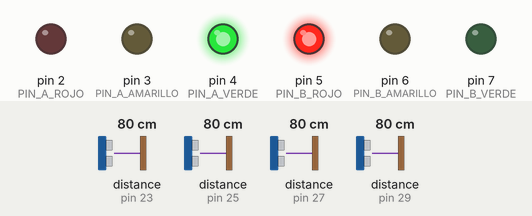
Simulated run of this sketch. Board: Arduino Mega 2560, built with avr-gcc and run on an emulated ATmega2560. Shown: output pins drawn as LEDs (lit = HIGH). Wiring (inferred from the names in the program): 4 × ultrasonic range finder: trigger pin 22, echo pin 23 / trigger pin 24, echo pin 25 / trigger pin 26, echo pin 27 / trigger pin 28, echo pin 29. The test bench sets the inputs (shaded band); at power-on: distance to the obstacle (sensors on pin 27, pin 23, pin 25, pin 29) 80 cm. The echo pulse lasts 58.3 µs per cm; pins used as bus, display or sensor lines are not drawn; what the sketch prints to the serial monitor is not drawn.

Above: at 1.3 s.
1.4 s: distance to the obstacle (sensor on pin 27) set to 18 cm
4.4 s: distance to the obstacle (sensor on pin 27) set to 14 cm
At 5.6 s:
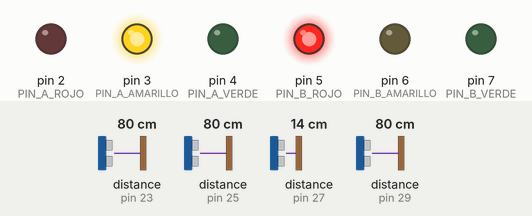
6.8 s: distance to the obstacle (sensor on pin 23) set to 2 cm
At 9.5 s:
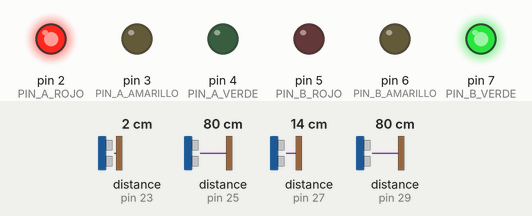
9.8 s: distance to the obstacle (sensor on pin 27) set to 60 cm
At 12.6 s:
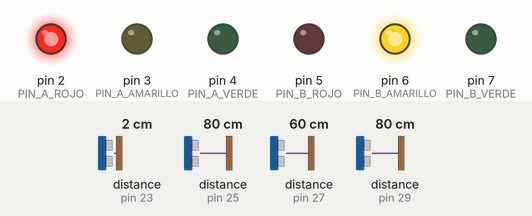
12.8 s: distance to the obstacle (sensor on pin 25) set to 17 cm
15.8 s: distance to the obstacle (sensor on pin 25) set to 14 cm
Timing chart, 0 to 18.3 s (numbered marks = the images above; inputs shaded):
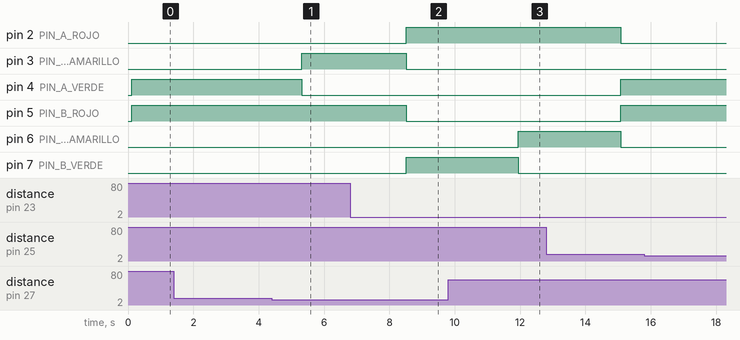

Measured:
- the behaviour switches between 16 and 15 cm on distance to the obstacle (sensor on pin 27) (found by bisection; images 0 and 1)
- after the input at 1.4 s, every drawn part: stays the same
- after the input at 9.8 s, pin 6 (PIN_B_AMARILLO): LOW → HIGH after 2.1 s; pin 7 (PIN_B_VERDE): HIGH → LOW after 2.1 s
- after the input at 15.8 s, every drawn part: stays the same

The sketch:

interseccion_inteligente.ino
```cpp
// =========================================================================
// INTERSECCIÓN INTELIGENTE ADAPTATIVA - ARDUINO MEGA 2560
// Salida estructurada en JSON (NDJSON) y recepción de comandos por Serial a 115200 baudios
// =========================================================================

// --- PINES SEMÁFORO A ---
const int PIN_A_ROJO     = 2;
const int PIN_A_AMARILLO = 3;
const int PIN_A_VERDE    = 4;

// --- PINES SEMÁFORO B ---
const int PIN_B_ROJO     = 5;
const int PIN_B_AMARILLO = 6;
const int PIN_B_VERDE    = 7;

// --- PINES SENSORES ULTRASÓNICOS (TRIG / ECHO) ---
const int S1A_TRIG = 22, S1A_ECHO = 23; // Vía A - Parada (debajo semáforo)
const int S2A_TRIG = 24, S2A_ECHO = 25; // Vía A - Cola (final de vía)
const int S1B_TRIG = 26, S1B_ECHO = 27; // Vía B - Parada (debajo semáforo)
const int S2B_TRIG = 28, S2B_ECHO = 29; // Vía B - Cola (final de vía)

// --- PARÁMETROS DE CALIBRACIÓN DE MAQUETA (Modificables desde Dashboard) ---
float UMBRAL_S1_CM = 15.0; // Detecta auto en línea de parada (< 15 cm)
float UMBRAL_S2_CM = 15.0; // Detecta auto en cola / aproximación (< 15 cm)

// --- TIEMPOS DE FASE (en milisegundos, Modificables desde Dashboard) ---
unsigned long T_VERDE_VACIO      = 5000;  // S1=0, S2=0
unsigned long T_VERDE_APROX      = 8000;  // S1=0, S2=1 (Onda verde)
unsigned long T_VERDE_MODERADO   = 10000; // S1=1, S2=0
unsigned long T_VERDE_CONGESTION = 15000; // S1=1, S2=1
unsigned long T_VERDE_MAX_ABS    = 18000; // Regla anti-inanición (tope)
unsigned long T_EXTENSION_ONDA   = 3000;  // Extensión por aproximación
unsigned long T_AMARILLO         = 3000;  // Amarillo fijo de seguridad
unsigned long T_DESPEJE_ANTICIP  = 2000;  // Tiempo libre para corte anticipado

// --- MÁQUINA DE ESTADOS DEL SEMÁFORO ---
enum EstadoSemaforo {
  A_VERDE_B_ROJO,
  A_AMARILLO_B_ROJO,
  A_ROJO_B_VERDE,
  A_ROJO_B_AMARILLO
};

EstadoSemaforo estadoActual = A_VERDE_B_ROJO;

// --- VARIABLES DE CONTROL DE TIEMPO ---
unsigned long inicioFaseMs     = 0;
unsigned long duracionFaseMs   = T_VERDE_MODERADO;
unsigned long inicioViaVaciaMs = 0;
unsigned long ultimoReporteMs  = 0;
bool extensionUsadaEnCiclo     = false;
String motivoUltimoCambio      = "INICIO_SISTEMA";

// --- ESTRUCTURA DE DATOS DE SENSORES ---
struct DatosVia {
  float distS1;
  float distS2;
  bool detS1;
  bool detS2;
  String nivelTrafico;
};

DatosVia viaA, viaB;

// Buffer para comandos seriales entrantes desde la web
String bufferSerial = "";

// =========================================================================
// CONFIGURACIÓN INICIAL
// =========================================================================
void setup() {
  Serial.begin(115200); // Alta velocidad recomendada para telemetría JSON

  // Configurar LEDs
  int pinesLed[] = {PIN_A_ROJO, PIN_A_AMARILLO, PIN_A_VERDE, PIN_B_ROJO, PIN_B_AMARILLO, PIN_B_VERDE};
  for (int i = 0; i < 6; i++) {
    pinMode(pinesLed[i], OUTPUT);
    digitalWrite(pinesLed[i], LOW);
  }

  // Configurar Sensores
  int pinesTrig[] = {S1A_TRIG, S2A_TRIG, S1B_TRIG, S2B_TRIG};
  int pinesEcho[] = {S1A_ECHO, S2A_ECHO, S1B_ECHO, S2B_ECHO};
  for (int i = 0; i < 4; i++) {
    pinMode(pinesTrig[i], OUTPUT);
    digitalWrite(pinesTrig[i], LOW);
    pinMode(pinesEcho[i], INPUT);
  }

  // Lectura inicial y arranque en Vía A Verde
  actualizarSensores();
  iniciarFase(A_VERDE_B_ROJO, calcularTiempoVerde(viaA), "ARRANQUE_INICIAL");
}

// =========================================================================
// BUCLE PRINCIPAL
// =========================================================================
void loop() {
  // 0. Leer posibles comandos de configuración desde el Dashboard Web
  leerComandosSerial();

  unsigned long ahora = millis();

  // 1. Leer sensores secuencialmente (evita crosstalk ultrasónico)
  actualizarSensores();

  // 2. Evaluar lógica de estados y reglas adaptativas
  unsigned long transcurrido = ahora - inicioFaseMs;

  switch (estadoActual) {
    case A_VERDE_B_ROJO:
      evaluarReglasDinamicas(viaA, viaB, transcurrido, ahora);
      if (transcurrido >= duracionFaseMs) {
        iniciarFase(A_AMARILLO_B_ROJO, T_AMARILLO, "FIN_TIEMPO_VERDE_A");
      }
      break;

    case A_AMARILLO_B_ROJO:
      if (transcurrido >= T_AMARILLO) {
        unsigned long tB = calcularTiempoVerde(viaB);
        iniciarFase(A_ROJO_B_VERDE, tB, "TURNO_VIA_B_" + viaB.nivelTrafico);
      }
      break;

    case A_ROJO_B_VERDE:
      evaluarReglasDinamicas(viaB, viaA, transcurrido, ahora);
      if (transcurrido >= duracionFaseMs) {
        iniciarFase(A_ROJO_B_AMARILLO, T_AMARILLO, "FIN_TIEMPO_VERDE_B");
      }
      break;

    case A_ROJO_B_AMARILLO:
      if (transcurrido >= T_AMARILLO) {
        unsigned long tA = calcularTiempoVerde(viaA);
        iniciarFase(A_VERDE_B_ROJO, tA, "TURNO_VIA_A_" + viaA.nivelTrafico);
      }
      break;
  }

  // 3. Emitir JSON estructurado cada 500 ms para el Dashboard
  if (ahora - ultimoReporteMs >= 500) {
    ultimoReporteMs = ahora;
    enviarTelemetriaJSON(ahora);
  }
}

// =========================================================================
// RECEPCIÓN DE COMANDOS DESDE EL DASHBOARD WEB (Formato: CLAVE=VALOR\n)
// Comandos soportados:
// T_VERDE_VACIO=5000
// T_VERDE_APROX=8000
// T_VERDE_MODERADO=10000
// T_VERDE_CONGESTION=15000
// T_VERDE_MAX_ABS=18000
// T_EXTENSION_ONDA=3000
// T_AMARILLO=3000
// T_DESPEJE_ANTICIP=2000
// UMBRAL_S1_CM=15.0
// UMBRAL_S2_CM=15.0
// FORZAR_FASE=A  | FORZAR_FASE=B
// =========================================================================
void leerComandosSerial() {
  while (Serial.available() > 0) {
    char c = (char)Serial.read();
    if (c == '\n' || c == '\r') {
      if (bufferSerial.length() > 0) {
        procesarComando(bufferSerial);
        bufferSerial = "";
      }
    } else {
      bufferSerial += c;
    }
  }
}

void procesarComando(String cmd) {
  cmd.trim();
  int sep = cmd.indexOf('=');
  if (sep == -1) return;

  String clave = cmd.substring(0, sep);
  String valorStr = cmd.substring(sep + 1);
  clave.trim();
  valorStr.trim();

  if (clave == "T_VERDE_VACIO")           T_VERDE_VACIO      = valorStr.toInt();
  else if (clave == "T_VERDE_APROX")      T_VERDE_APROX      = valorStr.toInt();
  else if (clave == "T_VERDE_MODERADO")   T_VERDE_MODERADO   = valorStr.toInt();
  else if (clave == "T_VERDE_CONGESTION") T_VERDE_CONGESTION = valorStr.toInt();
  else if (clave == "T_VERDE_MAX_ABS")    T_VERDE_MAX_ABS    = valorStr.toInt();
  else if (clave == "T_EXTENSION_ONDA")   T_EXTENSION_ONDA   = valorStr.toInt();
  else if (clave == "T_AMARILLO")         T_AMARILLO         = valorStr.toInt();
  else if (clave == "T_DESPEJE_ANTICIP")  T_DESPEJE_ANTICIP  = valorStr.toInt();
  else if (clave == "UMBRAL_S1_CM")       UMBRAL_S1_CM       = valorStr.toFloat();
  else if (clave == "UMBRAL_S2_CM")       UMBRAL_S2_CM       = valorStr.toFloat();
  else if (clave == "FORZAR_FASE") {
    if (valorStr == "A" && estadoActual != A_VERDE_B_ROJO) {
      iniciarFase(A_VERDE_B_ROJO, calcularTiempoVerde(viaA), "CAMBIO_MANUAL_WEB_VIA_A");
      return;
    } else if (valorStr == "B" && estadoActual != A_ROJO_B_VERDE) {
      iniciarFase(A_ROJO_B_VERDE, calcularTiempoVerde(viaB), "CAMBIO_MANUAL_WEB_VIA_B");
      return;
    }
  }

  motivoUltimoCambio = "CONFIG_ACTUALIZADA_" + clave;
  enviarTelemetriaJSON(millis());
}

// =========================================================================
// LECTURA DE SENSORES (Secuencial con pausa anti-interferencia)
// =========================================================================
float medirDistanciaCm(int trigPin, int echoPin) {
  digitalWrite(trigPin, LOW);
  delayMicroseconds(2);
  digitalWrite(trigPin, HIGH);
  delayMicroseconds(10);
  digitalWrite(trigPin, LOW);

  // Timeout de 15ms (~250 cm máx) para no bloquear el loop
  long duracion = pulseIn(echoPin, HIGH, 15000);
  if (duracion == 0) return 99.9; // Sin eco dentro del rango de maqueta
  return (duracion * 0.0343) / 2.0;
}

void actualizarSensores() {
  viaA.distS1 = medirDistanciaCm(S1A_TRIG, S1A_ECHO);
  delay(25); // Pausa acústica entre sensores
  viaA.distS2 = medirDistanciaCm(S2A_TRIG, S2A_ECHO);
  delay(25);
  viaB.distS1 = medirDistanciaCm(S1B_TRIG, S1B_ECHO);
  delay(25);
  viaB.distS2 = medirDistanciaCm(S2B_TRIG, S2B_ECHO);
  delay(25);

  viaA.detS1 = (viaA.distS1 <= UMBRAL_S1_CM);
  viaA.detS2 = (viaA.distS2 <= UMBRAL_S2_CM);
  viaA.nivelTrafico = clasificarTrafico(viaA.detS1, viaA.detS2);

  viaB.detS1 = (viaB.distS1 <= UMBRAL_S1_CM);
  viaB.detS2 = (viaB.distS2 <= UMBRAL_S2_CM);
  viaB.nivelTrafico = clasificarTrafico(viaB.detS1, viaB.detS2);
}

String clasificarTrafico(bool s1, bool s2) {
  if (!s1 && !s2) return "VACIO";
  if (!s1 && s2)  return "APROXIMACION";
  if (s1 && !s2)  return "MODERADO";
  return "CONGESTION_ALTA";
}

// =========================================================================
// REGLAS ADAPTATIVAS (Reglas 1, 2, 3 y 4)
// =========================================================================
unsigned long calcularTiempoVerde(DatosVia via) {
  if (!via.detS1 && !via.detS2) return T_VERDE_VACIO;
  if (!via.detS1 && via.detS2)  return T_VERDE_APROX;
  if (via.detS1 && !via.detS2)  return T_VERDE_MODERADO;
  return T_VERDE_CONGESTION;
}

void evaluarReglasDinamicas(DatosVia &viaActiva, DatosVia &viaEspera, unsigned long transcurrido, unsigned long ahora) {
  long restante = (long)duracionFaseMs - (long)transcurrido;

  // REGLA 2: Corte anticipado por despeje temprano
  // Si la vía en verde quedó vacía (S1=0 y S2=0) por 2s y la otra vía tiene autos esperando
  if (!viaActiva.detS1 && !viaActiva.detS2 && (viaEspera.detS1 || viaEspera.detS2)) {
    if (inicioViaVaciaMs == 0) {
      inicioViaVaciaMs = ahora;
    } else if (ahora - inicioViaVaciaMs >= T_DESPEJE_ANTICIP && restante > 1000) {
      duracionFaseMs = transcurrido; // Fuerza el paso inmediato a Amarillo
      motivoUltimoCambio = "CORTE_ANTICIPADO_DESPEJE";
      return;
    }
  } else {
    inicioViaVaciaMs = 0; // Reinicia contador si vuelve a pasar un auto
  }

  // REGLA 3 y 4: Extensión de Onda Verde (+3s) respetando tope máximo de 18s
  if (!extensionUsadaEnCiclo && restante > 0 && restante <= 2000) {
    if (!viaActiva.detS1 && viaActiva.detS2) {
      unsigned long nuevaDuracion = duracionFaseMs + T_EXTENSION_ONDA;
      if (nuevaDuracion <= T_VERDE_MAX_ABS) {
        duracionFaseMs = nuevaDuracion;
        extensionUsadaEnCiclo = true;
        motivoUltimoCambio = "EXTENSION_ONDA_VERDE_+3S";
      }
    }
  }
}

// =========================================================================
// CONTROL DE LUCES Y CAMBIO DE ESTADO
// =========================================================================
void iniciarFase(EstadoSemaforo nuevoEstado, unsigned long duracionMs, String motivo) {
  estadoActual          = nuevoEstado;
  inicioFaseMs          = millis();
  duracionFaseMs        = duracionMs;
  inicioViaVaciaMs      = 0;
  extensionUsadaEnCiclo = false;
  motivoUltimoCambio    = motivo;

  // Apagar todos los LEDs antes de encender la combinación segura
  digitalWrite(PIN_A_ROJO, LOW);
  digitalWrite(PIN_A_AMARILLO, LOW);
  digitalWrite(PIN_A_VERDE, LOW);
  digitalWrite(PIN_B_ROJO, LOW);
  digitalWrite(PIN_B_AMARILLO, LOW);
  digitalWrite(PIN_B_VERDE, LOW);

  switch (estadoActual) {
    case A_VERDE_B_ROJO:
      digitalWrite(PIN_A_VERDE, HIGH);
      digitalWrite(PIN_B_ROJO, HIGH);
      break;
    case A_AMARILLO_B_ROJO:
      digitalWrite(PIN_A_AMARILLO, HIGH);
      digitalWrite(PIN_B_ROJO, HIGH);
      break;
    case A_ROJO_B_VERDE:
      digitalWrite(PIN_A_ROJO, HIGH);
      digitalWrite(PIN_B_VERDE, HIGH);
      break;
    case A_ROJO_B_AMARILLO:
      digitalWrite(PIN_A_ROJO, HIGH);
      digitalWrite(PIN_B_AMARILLO, HIGH);
      break;
  }

  // Enviar un JSON inmediato en el instante exacto del cambio de luz
  enviarTelemetriaJSON(inicioFaseMs);
}

// =========================================================================
// CONSTRUCCIÓN DE JSON ESTRUCTURADO PARA DASHBOARD
// =========================================================================
void enviarTelemetriaJSON(unsigned long timestampMs) {
  unsigned long transcurrido = timestampMs - inicioFaseMs;
  long restanteMs = (long)duracionFaseMs - (long)transcurrido;
  if (restanteMs < 0) restanteMs = 0;

  String luzA = (estadoActual == A_VERDE_B_ROJO) ? "VERDE" :
                (estadoActual == A_AMARILLO_B_ROJO) ? "AMARILLO" : "ROJO";

  String luzB = (estadoActual == A_ROJO_B_VERDE) ? "VERDE" :
                (estadoActual == A_ROJO_B_AMARILLO) ? "AMARILLO" : "ROJO";

  // Construcción de objeto JSON en una sola línea (NDJSON)
  Serial.print("{");
  Serial.print("\"timestamp_ms\":"); Serial.print(timestampMs); Serial.print(",");
  Serial.print("\"evento\":\""); Serial.print(motivoUltimoCambio); Serial.print("\",");

  // Objeto Semáforos
  Serial.print("\"semaforos\":{");
    Serial.print("\"via_A\":{\"luz\":\""); Serial.print(luzA); Serial.print("\"},");
    Serial.print("\"via_B\":{\"luz\":\""); Serial.print(luzB); Serial.print("\"},");
    Serial.print("\"tiempo_asignado_s\":"); Serial.print(duracionFaseMs / 1000.0, 1); Serial.print(",");
    Serial.print("\"tiempo_restante_s\":"); Serial.print(restanteMs / 1000.0, 1);
  Serial.print("},");

  // Objeto Sensores y Diagnóstico Vía A
  Serial.print("\"via_A\":{");
    Serial.print("\"s1_parada_cm\":"); Serial.print(viaA.distS1, 1); Serial.print(",");
    Serial.print("\"s1_ocupado\":"); Serial.print(viaA.detS1 ? "true" : "false"); Serial.print(",");
    Serial.print("\"s2_cola_cm\":"); Serial.print(viaA.distS2, 1); Serial.print(",");
    Serial.print("\"s2_ocupado\":"); Serial.print(viaA.detS2 ? "true" : "false"); Serial.print(",");
    Serial.print("\"estado_trafico\":\""); Serial.print(viaA.nivelTrafico); Serial.print("\"");
  Serial.print("},");

  // Objeto Sensores y Diagnóstico Vía B
  Serial.print("\"via_B\":{");
    Serial.print("\"s1_parada_cm\":"); Serial.print(viaB.distS1, 1); Serial.print(",");
    Serial.print("\"s1_ocupado\":"); Serial.print(viaB.detS1 ? "true" : "false"); Serial.print(",");
    Serial.print("\"s2_cola_cm\":"); Serial.print(viaB.distS2, 1); Serial.print(",");
    Serial.print("\"s2_ocupado\":"); Serial.print(viaB.detS2 ? "true" : "false"); Serial.print(",");
    Serial.print("\"estado_trafico\":\""); Serial.print(viaB.nivelTrafico); Serial.print("\"");
  Serial.print("},");

  // Objeto Configuración Actual (para sincronizar con el Dashboard)
  Serial.print("\"config\":{");
    Serial.print("\"T_VERDE_VACIO\":"); Serial.print(T_VERDE_VACIO); Serial.print(",");
    Serial.print("\"T_VERDE_APROX\":"); Serial.print(T_VERDE_APROX); Serial.print(",");
    Serial.print("\"T_VERDE_MODERADO\":"); Serial.print(T_VERDE_MODERADO); Serial.print(",");
    Serial.print("\"T_VERDE_CONGESTION\":"); Serial.print(T_VERDE_CONGESTION); Serial.print(",");
    Serial.print("\"T_VERDE_MAX_ABS\":"); Serial.print(T_VERDE_MAX_ABS); Serial.print(",");
    Serial.print("\"T_EXTENSION_ONDA\":"); Serial.print(T_EXTENSION_ONDA); Serial.print(",");
    Serial.print("\"T_AMARILLO\":"); Serial.print(T_AMARILLO); Serial.print(",");
    Serial.print("\"T_DESPEJE_ANTICIP\":"); Serial.print(T_DESPEJE_ANTICIP); Serial.print(",");
    Serial.print("\"UMBRAL_S1_CM\":"); Serial.print(UMBRAL_S1_CM, 1); Serial.print(",");
    Serial.print("\"UMBRAL_S2_CM\":"); Serial.print(UMBRAL_S2_CM, 1);
  Serial.print("}");

  Serial.println("}");
}
```
